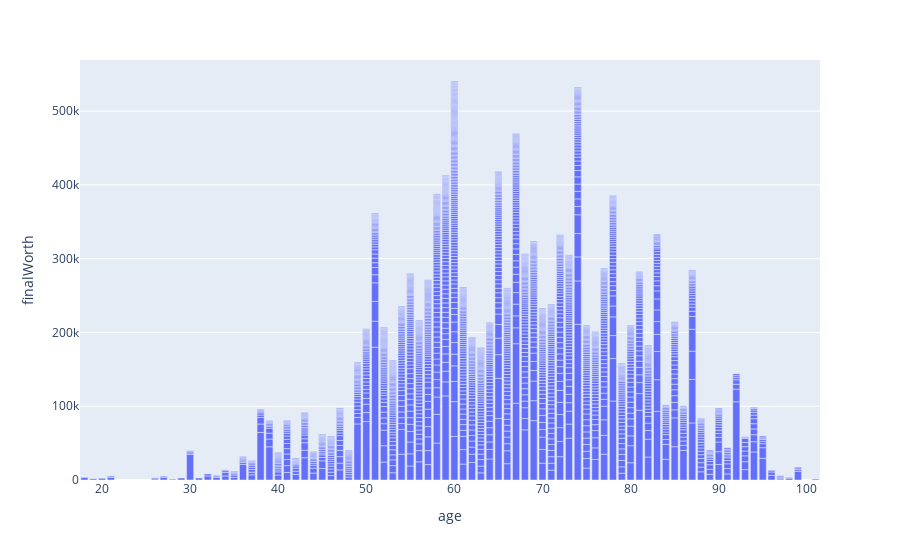

Notebook code for this chart:
### Code cell
px.bar(d1,x="age",y="finalWorth")

### Figure 1 — Plotly figure (JSON) as saved in the notebook; plotly's stock layout.template omitted (floating-point values rounded to 4 significant figures; data arrays with more than 128 entries replaced by an {"elided": "..."} marker saying what was removed)
{"data": [{"alignmentgroup": "True", "hovertemplate": "age=%{x}<br>finalWorth=%{y}<extra></extra>", "legendgroup": "", "marker": {"color": "#636efa", "pattern": {"shape": ""}}, "name": "", "offsetgroup": "", "orientation": "v", "showlegend": false, "textposition": "auto", "type": "bar", "x": {"elided": "2640 int values"}, "xaxis": "x", "y": {"elided": "2640 int values"}, "yaxis": "y"}], "layout": {"barmode": "relative", "legend": {"tracegroupgap": 0}, "margin": {"t": 60}, "xaxis": {"anchor": "y", "domain": [0, 1], "title": {"text": "age"}}, "yaxis": {"anchor": "x", "domain": [0, 1], "title": {"text": "finalWorth"}}}}
